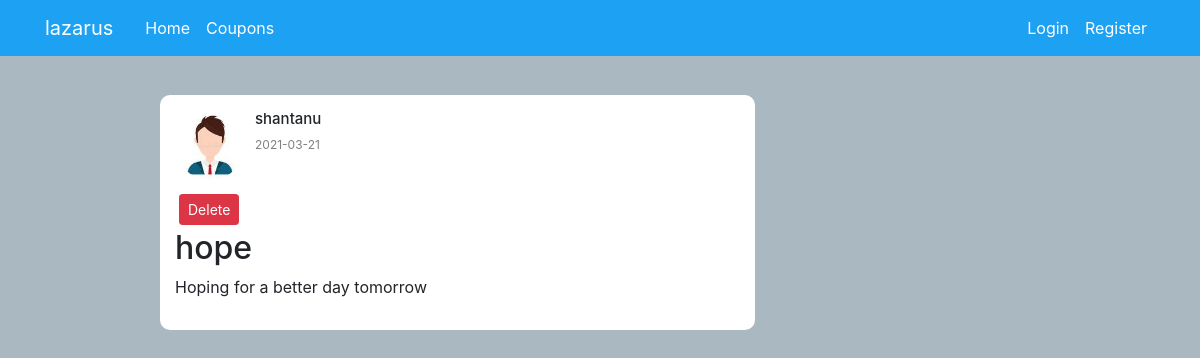
The app's page /post/4 with its own data.
### appmain/models.py (models this page shows, shortened)
class User(db.Model, UserMixin):
    id = db.Column(db.Integer, primary_key=True)
    username = db.Column(db.String(20), unique=True, nullable=False)
    email = db.Column(db.String(120), unique=True, nullable=False)
    image_file = db.Column(db.String(20), nullable=False, default='default.jpg')
    password = db.Column(db.String(60), nullable=False)
    posts = db.relationship('Post', backref='author', lazy=True)
    token_count=db.Column(db.Integer,nullable=False,default=0)
    flag_count=db.Column(db.Integer,nullable=False,default=0)

class Post(db.Model):
    id = db.Column(db.Integer, primary_key=True)
    title = db.Column(db.String(100), nullable=False)
    content = db.Column(db.Text, nullable=False)
    date_posted = db.Column(db.DateTime, nullable=False, default=datetime.utcnow)
    user_id = db.Column(db.Integer, db.ForeignKey('user.id'), nullable=False)

### appmain/routes.py (the view)
@app.route("/post/<int:post_id>")
def post(post_id):
    post = Post.query.get_or_404(post_id)
    return render_template('post.html', title=post.title, post=post)

### appmain/templates/post.html (shortened to what this page needs)
{% extends "layout.html" %}
{% block content %}
<div class="row">
  <div class="col-md-1"></div>
  <div class="col-md-7 mt-5">
<div class="feed">
<div class="post">
    <div class="post_header">
      <img class="rounded-circle article-img" src="{{ url_for('static',filename='profile/' + post.author.image_file)}}"
  <img class="fas fa-user "></img>
  <div class="post_info">
    <h2>{{post.author.username}}</h2>
    <p>{{post.date_posted.strftime('%Y-%m-%d')}}</p>
  </div>
  </div>
  <button type="button" class="btn btn-danger btn-sm m-1" data-toggle="modal" data-target="#deleteModal">Delete</button>
    <div class="post_body">
        <h2>{{ post.title }}</h2>
  <p>{{post.content}}</p>
  </div>
  </div>
</div>
</div>
</div>
  {% endblock content %}

### appmain/static/style.css (style rules this page uses)
* { margin: 0; padding: 0; }
body { background-color: #aab8c2; }
.feed { flex: 0.6; margin: 0 20px; margin-top: 47px; }
.post { background-color: white; padding: 15px; margin-bottom: 10px; border-radius: 10px; }
.post_header { display: flex; margin-bottom: 10px; }
.post_info { margin-left: 10px; }
.post_info p { font-size: 12px; color: gray; }
.post_info h2 { font-size: 15px; }
.article-img { height: 70px; width: 70px; }

### records on screen
User: image_file (picture), author.username "shantanu"
Post: date_posted "2021-03-21", title "hope", content "Hoping for a better day tomorrow"
